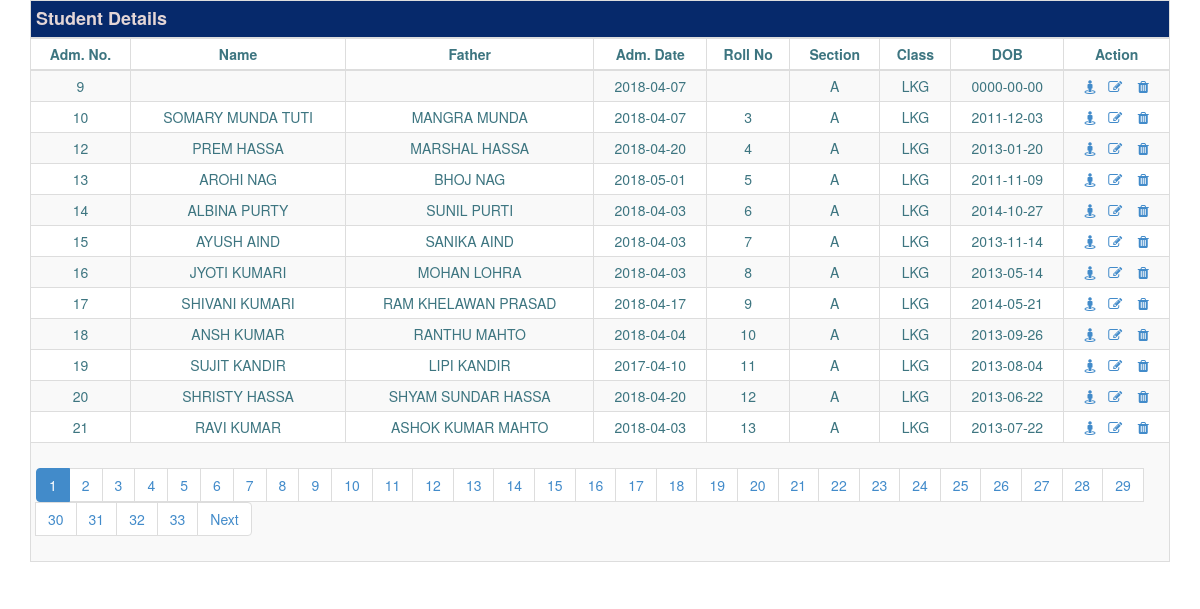
Page /search_students.php (signed in) on the committed database.
### tables this page shows
CREATE TABLE `new_registration` (
  `admission_no` int(11) NOT NULL,
  `admission_date` varchar(255) NOT NULL,
  `roll_no` varchar(255) NOT NULL,
  `session` varchar(255) NOT NULL,
  `class` varchar(255) NOT NULL,
  `section` varchar(255) NOT NULL,
  `name` varchar(255) NOT NULL,
  `father_name` varchar(255) NOT NULL,
  `father_occup` varchar(255) NOT NULL,
  `mother_name` varchar(255) NOT NULL,
  `mother_occup` varchar(255) NOT NULL,
  `dob` date NOT NULL,
  `age` varchar(255) NOT NULL,
  `gender` varchar(255) NOT NULL,
  `blood_group` varchar(255) NOT NULL,
  `religion` varchar(255) NOT NULL,
  `caste` varchar(255) NOT NULL,
  `adhar_no` varchar(50) NOT NULL,
  `identification` varchar(255) NOT NULL,
  `previous_school` varchar(255) NOT NULL,
  `previous_class` varchar(255) NOT NULL,
  `promoted` varchar(255) NOT NULL,
  `transfer_certificate` varchar(255) NOT NULL,
  `marksheet` varchar(255) NOT NULL,
  `caste_certificate` varchar(255) NOT NULL,
  `domecile` varchar(255) NOT NULL,
  `photo` varchar(255) NOT NULL
);

### search_students.php (the view, shortened to what this page needs)
 <?php
  if(isset($_SESSION['user'])){
	   $role=$_SESSION['role'];
	   $search=$_REQUEST["q"];
  }
  else{
	   header("Location:index.php");
	   echo "<script>location='index.php'</script>";
  }
       ?>
<!DOCTYPE html PUBLIC "-//W3C//DTD XHTML 1.0 Transitional//EN" "http://www.w3.org/TR/xhtml1/DTD/xhtml1-transitional.dtd">
<html xmlns="http://www.w3.org/1999/xhtml">
<head>
<link href="bootstrap/css/bootstrap.min.css" rel="stylesheet" />
<link href="bootstrap/font-awesome-4.6.3/css/font-awesome.min.css" rel="stylesheet" />
<link href="bootstrap/css/bootstrap.css" rel="stylesheet" media="screen" />
</head>
<body>
   <div class="container">
     <div class="row">
     	<div class="container-fluid">
        	<div class="table-responsive">
            	<table class="table table-condensed table-hover table-striped table-bordered">
                	<thead>
                    	<th colspan="11" style="font-size:18px; background-color:#06296b; color:#E4D6D6;"> Student Details</th>
                    </thead>
                	<thead>
                    	<th style="text-align:center">Adm. No.</th>
                    	<th style="text-align:center">Name</th>
                    	<th  style="text-align:center">Father</th>
                    	<th style="text-align:center">Adm. Date</th>
                    	<th style="text-align:center">Roll No</th>
                    	<th style="text-align:center">Section</th>
                    	<th  style="text-align:center">Class</th>
                    	<th style="text-align:center">DOB</th>
                    	<th style="text-align:center">Action</th>
                    </thead>
 <?php
       include "dbconnection.php";
	   if(!isset($_GET['page']) && $_GET['page']=='')
	   {
		   $page=1;
	   }else{
		   $page=$_GET['page'];
	   }
	   $count=12;
	   $offset=($page-1)*$count;
       $ddata="SELECT * FROM new_registration WHERE name LIKE '%".$search."%' OR admission_no LIKE '%".$search."%' limit $offset,$count";
	   $sql="SELECT count(admission_no) as count FROM new_registration WHERE name LIKE '%".$search."%' OR admission_no LIKE '%".$search."%'";
	   $query=mysqli_query($link,$sql);
	   $data=mysqli_fetch_array($query);
	   $rownum=$data['count'];
	   $result=mysqli_query($link,$ddata);
	   $row=mysqli_num_rows($result);
	   $pages=$rownum/$count;
	   if($row>0)
	   {
	   while($results = mysqli_fetch_assoc($result))
	   {
	   ?>
      <tr>
                <td style="text-align:center"><?php echo $results['admission_no']; ?></td>
                <td style="text-align:center"><?php echo $results['name']; ?></td>
                <td style="text-align:center"><?php echo $results['father_name']; ?></td>
                <td style="text-align:center"><?php echo $results['admission_date']; ?></td>
                <td style="text-align:center"><?php echo $results['roll_no']; ?></td>
                <td style="text-align:center"><?php echo $results['section']; ?></td>
                <td style="text-align:center"><?php echo $results['class']; ?></td>
                <td style="text-align:center"><?php echo $results['dob']; ?></td>
                 <td style="text-align:center">
                 <?php if($role=='admin'){ ?>
                  <a href='view_student.php?student_id=<?php echo $results[admission_no]; ?>' onclick='document.getElementById('form').submit(); return false;'><span class="fa fa-street-view"></span></a>&nbsp;&nbsp;
				  <a href='edit_student.php?student_id=<?php echo $results[admission_no]; ?>'><span class="fa fa-edit"></span> </a>&nbsp;&nbsp;
				  <a href='delete_student.php?student_id=<?php echo $results[addmission_no]; ?>' onclick='document.getElementById('form').submit(); return false;'><span class="fa fa-trash"></span></a>
                   <?php } else if($role=='user'){ ?>
                    <a href='view_student.php?student_id=<?php echo $results[admission_no]; ?>' onclick='document.getElementById('form').submit(); return false;'><span class="fa fa-street-view"></span></a>&nbsp;&nbsp;
				  <a href='edit_student.php?student_id=<?php echo $results[admission_no]; ?>'><span class="fa fa-edit"></span> </a>
  <?php } ?>
                 </td>
            </tr>
                  <?php
   }
   if(ceil($pages)>1)
   {
      ?>
     <tr>
         <td colspan="10">
          <center>
         <ul class="pagination">
       <?php
			 for($i=1;$i<=ceil($pages);$i++)
			 {
				 if($i==$page)
				 {
					 ?>
                    <li class="active"><a href ="search_session_wise.php?q=<?php echo $search;?>&page=<?php echo $i;?>"><?php echo $i; ?></a></li>
                 <?php
				 }
				 else{
				?>
                   <li><a href ="search_session_wise.php?q=<?php echo $search;?>&page=<?php echo $i;?>"><?php echo $i; ?></a></li>
            <?php
				 }
			 }
		if($page<ceil($pages))
		 {
	   ?>
       <li><a href ="search_session_wise.php?q=<?php echo $search;?>&page=<?php echo $page+1; ?>">Next</a></li>
       <?php
		 }
	   ?>
 <?php
	}
	?>
  </ul></center></td></tr>
<?php
}
else {
echo "<tr><td colspan='10'>Recoard not found !!!!</td></tr>";
}
?>
 </table>
            </div>
        </div>
     </div>
  </div>
</body>
</html>

### rows in the picture
new_registration: admission_no "9", admission_date "2018-04-07", section "A", class "LKG", dob "0000-00-00"
new_registration: admission_no "10", name "SOMARY MUNDA TUTI", father_name "MANGRA MUNDA", admission_date "2018-04-07", roll_no "3", section "A", class "LKG", dob "2011-12-03"
new_registration: admission_no "12", name "PREM HASSA", father_name "MARSHAL HASSA", admission_date "2018-04-20", roll_no "4", section "A", class "LKG", dob "2013-01-20"
new_registration: admission_no "13", name "AROHI NAG", father_name "BHOJ NAG", admission_date "2018-05-01", roll_no "5", section "A", class "LKG", dob "2011-11-09"
new_registration: admission_no "14", name "ALBINA PURTY", father_name "SUNIL PURTI", admission_date "2018-04-03", roll_no "6", section "A", class "LKG", dob "2014-10-27"
new_registration: admission_no "15", name "AYUSH AIND", father_name "SANIKA AIND", admission_date "2018-04-03", roll_no "7", section "A", class "LKG", dob "2013-11-14"
new_registration: admission_no "16", name "JYOTI KUMARI", father_name "MOHAN LOHRA", admission_date "2018-04-03", roll_no "8", section "A", class "LKG", dob "2013-05-14"
new_registration: admission_no "17", name "SHIVANI KUMARI", father_name "RAM KHELAWAN PRASAD", admission_date "2018-04-17", roll_no "9", section "A", class "LKG", dob "2014-05-21"
new_registration: admission_no "18", name "ANSH KUMAR", father_name "RANTHU MAHTO", admission_date "2018-04-04", roll_no "10", section "A", class "LKG", dob "2013-09-26"
new_registration: admission_no "19", name "SUJIT KANDIR", father_name "LIPI KANDIR", admission_date "2017-04-10", roll_no "11", section "A", class "LKG", dob "2013-08-04"
new_registration: admission_no "20", name "SHRISTY HASSA", father_name "SHYAM SUNDAR HASSA", admission_date "2018-04-20", roll_no "12", section "A", class "LKG", dob "2013-06-22"
new_registration: admission_no "21", name "RAVI KUMAR", father_name "ASHOK KUMAR MAHTO", admission_date "2018-04-03", roll_no "13", section "A", class "LKG", dob "2013-07-22"
